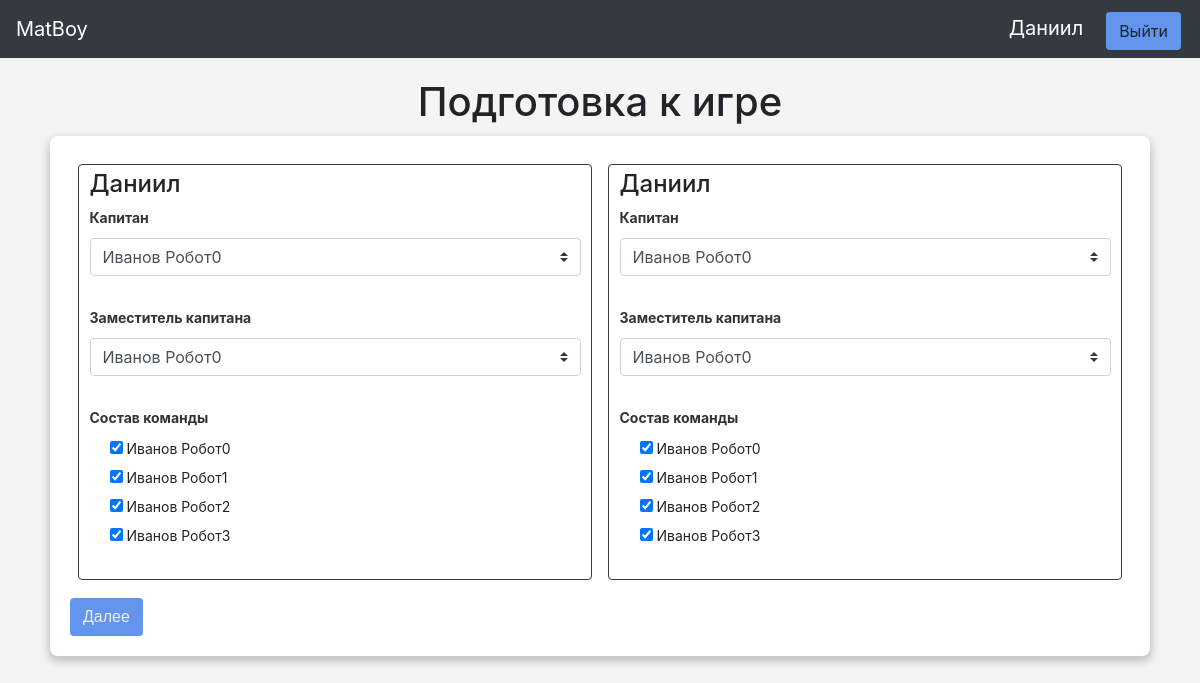
The page /prepare_to_game/3 (signed in) on the database its author committed.
### data/user.py (models this page shows, shortened)
class User(BaseModel, UserMixin):
    __tablename__ = "users"
    __repr_attrs__ = ["surname", "name"]
    serialize_only = ("id",
                      "name",
                      "surname",
                      "patronymic",
                      "fullname",
                      "city",
                      "birthday",
                      "email",
                      "is_creator",
                      )
    short_serialize_only = ("id",
                            'name',
                            'surname',
                            "fullname",
                            "email"
                            )
    surname = sa.Column(sa.String, nullable=False)
    name = sa.Column(sa.String, nullable=False)
    patronymic = sa.Column(sa.String, nullable=True)
    city = sa.Column(sa.String, nullable=True)
    birthday = sa.Column(sa.Date)
    email = sa.Column(sa.String, index=True, unique=True, nullable=True)
    hashed_password = sa.Column(sa.String, nullable=True)
    is_creator = sa.Column(sa.Boolean, default=False)
    @property
    def fullname(self):
        if self.patronymic:
            return f"{self.surname} {self.name} {self.patronymic}"
        else:
            return f"{self.surname} {self.name}"
    @property
    def is_admin(self):
        return self.id == 1

### data/team.py (models this page shows, shortened)
class Team(BaseModel):
    __tablename__ = "teams"
    __repr_attrs__ = ["name", "tournament"]
    serialize_only = ("id",
                      "name",
                      "motto",
                      "status",
                      "trainer.id",
                      "trainer.email",
                      "trainer.fullname",
                      "tournament.id",
                      "tournament.title",
                      "league.id",
                      "league.title",
                      )
    name = sa.Column(sa.String)
    motto = sa.Column(sa.String, nullable=True)
    status = sa.Column(sa.Integer, default=1)
    trainer_id = sa.Column(sa.Integer, sa.ForeignKey("users.id"), nullable=True)
    tournament_id = sa.Column(sa.Integer, sa.ForeignKey("tournaments.id"), nullable=True)
    league_id = sa.Column(sa.Integer, sa.ForeignKey("leagues.id"), nullable=True)
    trainer = orm.relationship("User", backref="teams_for_train")
    tournament = orm.relationship("Tournament", backref="teams")
    league = orm.relationship("League", backref="teams")
    players = orm.relationship("User", secondary="users_to_teams", backref="teams")

### app/web_pages.py (the view, shortened to what this page needs)
@blueprint.route("/prepare_to_game/<int:game_id>", methods=["GET", "POST"])
@login_required
def prepare_to_game(game_id):
    session = create_session()
    game = session.query(Game).get(game_id)
    if not game:
        abort(404)
    if not game.have_permission(current_user):
        abort(403)
    form = PrepareToGameForm(game)
    return render_template("prepare_to_game.html", game=game, form=form)

### app/web_pages.py (called while the page is built)
@login_manager.user_loader
def load_user(user_id) -> User:
    session = create_session()
    return session.query(User).get(user_id)

### data/db_session.py (called while the page is built)
def create_session() -> Session:
    global __factory
    return __factory()

### data/game.py (called while the page is built)
    @property
    def title(self):
        return f"{self.team1.name} — {self.team2.name}"

    def have_permission(self, user) -> bool:
        return user.is_admin or self.judge == user or self.league.have_permission(user)

### templates/prepare_to_game.html (shortened to what this page needs)
{% extends 'base.html' %}
{% from 'form_macroses.html' import form_field, field_errors %}
{% block content %}
<div class="title_container">
  <h1 class="page_title">
    Подготовка к игре
  </h1>
</div>
<form class="box"
      method="post"
      autocomplete="off">
  <div class="d-flex flex-wrap">
    {% for t_d in form.teams.values() %}
      {% set team = t_d['team'] %}
      <fieldset class="border-dark border rounded flex-grow-1 m-2">
        <h4>
          {{team.name}}
        </h4>
        {% for field in (t_d['captain'], t_d['deputy'],) %}
          {{form_field(field)}}
            {{field.label(class="form__field-label")}}
            {{field(class="custom-select")}}
          </div>
        {% endfor %}
        <div class="form__field">
          <label class="form__field-label">Состав команды</label>
          <ul class="shadow_list">
            {% for field in t_d['players'] %}
              <li>
                {{field()}}
                {{field.label()}}
              </li>
            {% endfor %}
          </ul>
        </div>
      </fieldset>
    {% endfor %}
  </div>
  <div class="buttons-menu">
    {{form.submit(class="btn button_primary")}}
  </div>
</form>
{% endblock content %}

### templates/base.html (shortened to what this page needs)
<!DOCTYPE html>
<html lang="en">
  <head>
    {% block head %}
    <link
      rel="stylesheet"
      href="https://stackpath.bootstrapcdn.com/bootstrap/4.4.1/css/bootstrap.min.css"
    />
    <link href="{{url_for('static', filename='node_modules/air-datepicker/dist/css/datepicker.min.css')}}" rel="stylesheet" type="text/css">
    <link rel="stylesheet" type="text/css" href="{{url_for('static', filename='css/style.css')}}" />
    {% endblock head %}
  </head>
  <body>
    {% block header %}
    <header class="">
      <nav class="navbar navbar-dark bg-dark">
        <a class="navbar-brand logo", href="/">MatBoy</a>
        <div class="login_manager">
            {% if current_user.is_authenticated %}
              <a
                class="navbar-brand"
                href="/profile/{{current_user.id}}"
              >
                {{ current_user.name }}
              </a>
              <a class="btn button_primary" onclick="redirectWithStep(event);" href="/logout">
                Выйти
              </a>
            {% endif %}
        </div>
      </nav>
    </header>
    {% endblock header %}
    {% block main %}
    <main role="main" class="container">
      {% block content %}
      {% endblock content%}
    </main>
    {% endblock main %}
  </body>
</html>

### static/css/style.css (style rules this page uses)
body { height: 100%; background: #f4f4f4; font-size: 14px; font-weight: normal; font-family: "-apple-system",BlinkMacSystemFont,Arial,sans-serif; }
form { margin-top: 0em; display: block; }
fieldset { display: block; margin-inline-start: 2px; margin-inline-end: 2px; padding-block-start: 0.35em; padding-inline-start: 0.75em; padding-inline-end: 0.75em; padding-block-end: 0.625em; min-inline-size: min-content; border-width: 2px; border-style: groove; border-color: threedface; border-image: initial; }
.form__field+.form__field { margin-top: 31px; }
.form__field-label { -webkit-font-smoothing: antialiased; -moz-osx-font-smoothing: grayscale; line-height: 16px; color: #333; font-size: 14px; font-family: "-apple-system",BlinkMacSystemFont,Arial,sans-serif; font-weight: 700; margin-bottom: 12px; display: inline-block; width: 100%; vertical-align: baseline; }
.buttons-menu { display: flex; justify-content: left; padding-top: 10px; }
.button_primary { color: #eee; background-color: cornflowerblue; }
.login_manager>.btn { color: inherit; margin: 0 3px; }
input { -webkit-writing-mode: horizontal-tb !important; writing-mode: horizontal-tb !important; text-rendering: auto; color: -internal-light-dark-color(black, white); letter-spacing: normal; word-spacing: normal; text-transform: none; text-indent: 0px; text-shadow: none; display: inline-block; text-align: start; -webkit-appearance: textfield; background-color: -internal-light-dark-color(white, black); -webkit-rtl-ordering: logical; cursor: text; margin: 0em; font: 400 13.3333px Arial; padding: 1px 0px; border-width: 2px; border-style: inset; border-color: initial; border-image: initial; }
button, input { overflow: visible; }
.box { flex-shrink: 0; flex-grow: 1; background: #fff; box-shadow: 0 4px 8px 2px rgba(0,0,0,0.2); border-radius: 8px; padding: 20px; margin: 5px; box-sizing: border-box; align-self: flex-end; }
.title_container { display: flex; flex-direction: column; align-items: center; justify-content: center; margin-bottom: 10px; margin-top: 20px; }
.page_title { margin: 0 6px 0 6px; }
.shadow_list { list-style-type: none; padding: 0 20px; }
fieldset { border-width: 0; }
input[type='checkbox'] { cursor: pointer; }

### rows shown on the page
User: name "Даниил"
Team: name "Даниил" "Даниил"

### other values the page prints
{{ field.label(class="form__field-label") }} "Капитан" "Заместитель капитана" "Капитан" "Заместитель капитана"
{{ field.label() }} "Иванов Робот0" "Иванов Робот1" "Иванов Робот2" "Иванов Робот3" "Иванов Робот0" "Иванов Робот1" "Иванов Робот2" "Иванов Робот3"
